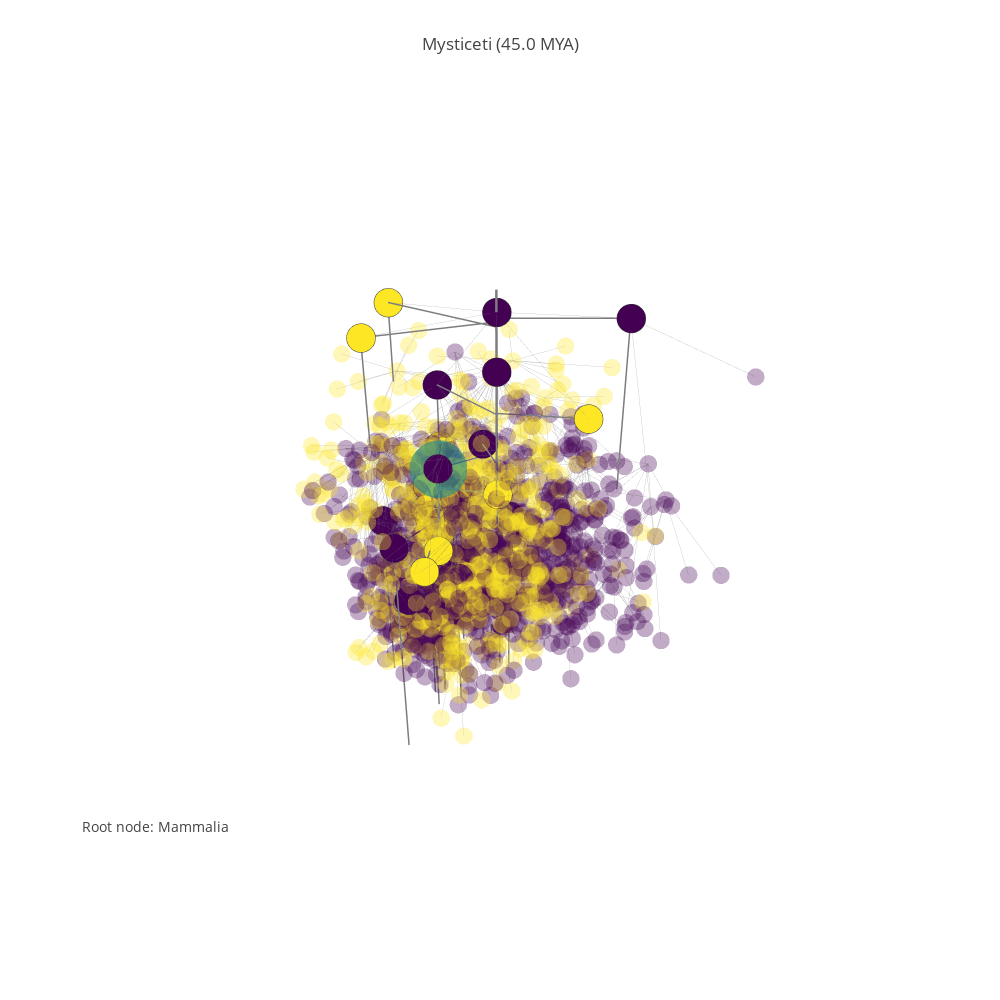

Source (notebook cell):
### Code cell
focus_node = 16024 # whales
#focus_node = 16293 # Catarrhini
#focus_node = 16299 # Hominidae
#focus_node = 15991 # monotremes
pgp.refocus(focus_node)

### Figure 1 — Plotly figure (JSON) as saved in the notebook; plotly's stock layout.template omitted (floating-point values rounded to 4 significant figures; data arrays with more than 128 entries replaced by an {"elided": "..."} marker saying what was removed)
{"data": [{"hoverinfo": "none", "line": {"color": "rgb(125,125,125)", "width": 5}, "mode": "lines", "type": "scatter3d", "uid": "1bcf7078-ecff-11e8-92e1-f45c89a09993", "x": [0, 0, null], "y": [0, 0, null], "z": [5.671, 0.8307, null]}, {"mode": "text", "text": ["1 MYA", "5 MYA", "20 MYA", "50 MYA", "150 MYA"], "type": "scatter3d", "uid": "1bcf723a-ecff-11e8-b5a8-f45c89a09993", "x": [0, 0, 0], "y": [0, 0, 0], "z": [0.6931, 1.792, 3.045, 3.932, 5.017]}, {"hoverinfo": "none", "line": {"color": "rgb(125,125,125)", "width": 1}, "mode": "lines", "opacity": 0.33, "type": "scatter3d", "uid": "1bcf7336-ecff-11e8-b8ed-f45c89a09993", "x": {"elided": "4821 float values"}, "y": {"elided": "4821 float values"}, "z": {"elided": "4821 float values"}}, {"hoverinfo": "text", "marker": {"color": {"elided": "1607 int values"}, "colorscale": "Viridis", "opacity": 0.33, "size": 6, "symbol": "circle"}, "mode": "markers", "name": "actors", "text": {"elided": "1607 str values"}, "textfont": {"color": "#ff7f0e", "family": "sans serif", "size": 18}, "type": "scatter3d", "uid": "1bcf7408-ecff-11e8-b5db-f45c89a09993", "x": {"elided": "1607 float values"}, "y": {"elided": "1607 float values"}, "z": {"elided": "1607 float values"}}, {"hoverinfo": "none", "line": {"color": "rgb(125,125,125)", "width": 3}, "mode": "lines", "opacity": 1, "type": "scatter3d", "uid": "1bcf74e2-ecff-11e8-93e1-f45c89a09993", "x": {"elided": "216 float values"}, "y": {"elided": "216 float values"}, "z": {"elided": "216 float values"}}, {"hoverinfo": "text", "marker": {"color": [0, 2, 0, 2, 0, 2, 0, 0, 0, 2, 2, 2, 0, 2, 2, 0, 0, 0, 0, 0, 2, 2, 0, 2, 2, 0, 0, 0, 2, 2, 2, 2, 0, 0, 0, 2, 0, 2], "colorscale": "Viridis", "line": {"color": "rgb(50,50,50)", "width": 0.5}, "size": 10, "symbol": "circle"}, "mode": "markers", "name": "actors", "text": ["<a href=\"https://en.wikipedia.org/wiki/Mammalia\">Mammalia -- 15040 (225.0 MYA)</a>", "<a href=\"https://en.wikipedia.org/wiki/Triconodonts\">Triconodonts -- 15989 (190.0 MYA)</a>", "<a href=\"https://en.wikipedia.org/wiki/Monotremata\">Monotremata -- 15991 (210.0 MYA)</a>", "<a href=\"https://en.wikipedia.org/wiki/Multituberculata\">Multituberculata -- 15992 (201.3 MYA)</a>", "<a href=\"https://en.wikipedia.org/wiki/Marsupialia\">Marsupialia -- 15994 (65.0 MYA)</a>", "<a href=\"https://en.wikipedia.org/wiki/Palaeoryctoids\">Palaeoryctoids -- 15996 (66.0 MYA)</a>", "<a href=\"https://en.wikipedia.org/wiki/Eutheria\">Eutheria -- 15997 (161.0 MYA)</a>", "<a href=\"https://en.wikipedia.org/wiki/Cetacea\">Cetacea -- 15977 (53.0 MYA)</a>", "<a href=\"https://en.wikipedia.org/wiki/Mysticeti\">Mysticeti -- 16024 (45.0 MYA)</a>", "<a href=\"https://en.wikipedia.org/wiki/Llanocetidae\">Llanocetidae -- 16027 (22.5 MYA)</a>", "<a href=\"https://en.wikipedia.org/wiki/Mammalodontidae\">Mammalodontidae -- 16029 (23.03 MYA)</a>", "<a href=\"https://en.wikipedia.org/wiki/Kekenodontidae\">Kekenodontidae -- 16030 (23.03 MYA)</a>", "<a href=\"https://en.wikipedia.org/wiki/Balaenopteridae\">Balaenopteridae -- 16032 (23.03 MYA)</a>", "<a href=\"https://en.wikipedia.org/wiki/Notiocetus\">Notiocetus -- 16045 (19.6 MYA)</a>", "<a href=\"https://en.wikipedia.org/wiki/Palaeocetus\">Palaeocetus -- 16046 (11.5 MYA)</a>", "<a href=\"https://en.wikipedia.org/wiki/Balaenoptera musculus\">Balaenoptera musculus -- 16047 (11.5 MYA)</a>", "<a href=\"https://en.wikipedia.org/wiki/Balaenoptera physalus\">Balaenoptera physalus -- 16048 (11.5 MYA)</a>", "<a href=\"https://en.wikipedia.org/wiki/Balaenoptera borealis\">Balaenoptera borealis -- 16049 (11.5 MYA)</a>", "<a href=\"https://en.wikipedia.org/wiki/Balaenoptera edeni\">Balaenoptera edeni -- 16050 (11.5 MYA)</a>", "<a href=\"https://en.wikipedia.org/wiki/Balaenoptera acutorostrata\">Balaenoptera acutorostrata -- 16051 (11.5 MYA)</a>", "<a href=\"https://en.wikipedia.org/wiki/Plesiocetus\">Plesiocetus -- 16052 (11.5 MYA)</a>", "<a href=\"https://en.wikipedia.org/wiki/Idiocetus\">Idiocetus -- 16053 (11.5 MYA)</a>", "<a href=\"https://en.wikipedia.org/wiki/Megaptera novaeangliae\">Megaptera novaeangliae -- 16054 (11.5 MYA)</a>", "<a href=\"https://en.wikipedia.org/wiki/Megapteropsis\">Megapteropsis -- 16055 (19.6 MYA)</a>", "<a href=\"https://en.wikipedia.org/wiki/Burtinopsis\">Burtinopsis -- 16056 (19.6 MYA)</a>", "<a href=\"https://en.wikipedia.org/wiki/Eschrichtius robustus (grey whale)\">Eschrichtius robustus (grey whale) -- 16033 (22.5 MYA)</a>", "<a href=\"https://en.wikipedia.org/wiki/Caperea marginata (pygmy right whale)\">Caperea marginata (pygmy right whale) -- 16034 (22.5 MYA)</a>", "<a href=\"https://en.wikipedia.org/wiki/Balaenidae\">Balaenidae -- 16035 (8.0 MYA)</a>", "<a href=\"https://en.wikipedia.org/wiki/Morenocetus\">Morenocetus -- 16037 (8.0 MYA)</a>", "<a href=\"https://en.wikipedia.org/wiki/Balaenula\">Balaenula -- 16038 (8.0 MYA)</a>", "<a href=\"https://en.wikipedia.org/wiki/Protobalaena\">Protobalaena -- 16039 (8.0 MYA)</a>", "<a href=\"https://en.wikipedia.org/wiki/Mesoteras\">Mesoteras -- 16040 (8.0 MYA)</a>", "<a href=\"https://en.wikipedia.org/wiki/Balaena mysticetus\">Balaena mysticetus -- 16041 (8.0 MYA)</a>", "<a href=\"https://en.wikipedia.org/wiki/Eubalaena glacialis\">Eubalaena glacialis -- 16042 (8.0 MYA)</a>", "<a href=\"https://en.wikipedia.org/wiki/Eubalaena australis\">Eubalaena australis -- 16043 (8.0 MYA)</a>", "<a href=\"https://en.wikipedia.org/wiki/Aetiocetidae\">Aetiocetidae -- 16028 (35.0 MYA)</a>"], "type": "scatter3d", "uid": "1bcf75ac-ecff-11e8-be95-f45c89a09993", "x": [0, 0.4014, -1, 1.253, 0, -0.6342, 0.5, 0.322, 0.8507, 0.5104, 1.63, 1.285, 0.2539, -0.3457, -0.2937, 0.3242, 0.8103, -0.3727, -0.2754, 0.5382, 0.3842, 0.5897, 0.1417, 0.8305, 0.718, 1.575, 0.5405, 0.807, 0.6449, 0.3607, 0.8061, 0.8544, 1.331, 0.4271, 1.22, 0.4843], "y": [0, -1.307, 1, -0.712, -1, 0.8023, 0.5, 0.09982, -0.06551, -0.6643, 0.5528, 0.3902, -0.7256, -1.394, -0.2462, -0.898, -1.201, -0.1471, -0.9591, -0.4567, -0.7471, -0.4083, -0.832, -0.2617, -0.4598, -0.00849, -0.1452, -0.04413, -0.00911, -0.1381, -0.03746, -0.2303, -0.1235, -0.3244, 0.1269, 0.497], "z": [5.421, 5.252, 5.352, 5.31, 4.19, 4.205, 5.088, 3.989, 3.829, 3.157, 3.179, 3.179, 3.179, 3.025, 2.526, 2.526, 2.526, 2.526, 2.526, 2.526, 2.526, 2.526, 2.526, 3.025, 3.025, 3.157, 3.157, 2.197, 2.197, 2.197, 2.197, 2.197, 2.197, 2.197, 2.197, 3.584]}, {"hoverinfo": "text", "marker": {"color": [1], "colorscale": "Viridis", "opacity": 0.6, "size": 20, "symbol": "circle"}, "mode": "markers", "name": "actors", "text": ["<a href=\"https://en.wikipedia.org/wiki/Mammalia\">Mammalia -- 15040 (225.0 MYA)</a>", "<a href=\"https://en.wikipedia.org/wiki/Triconodonts\">Triconodonts -- 15989 (190.0 MYA)</a>", "<a href=\"https://en.wikipedia.org/wiki/Monotremata\">Monotremata -- 15991 (210.0 MYA)</a>", "<a href=\"https://en.wikipedia.org/wiki/Multituberculata\">Multituberculata -- 15992 (201.3 MYA)</a>", "<a href=\"https://en.wikipedia.org/wiki/Marsupialia\">Marsupialia -- 15994 (65.0 MYA)</a>", "<a href=\"https://en.wikipedia.org/wiki/Palaeoryctoids\">Palaeoryctoids -- 15996 (66.0 MYA)</a>", "<a href=\"https://en.wikipedia.org/wiki/Eutheria\">Eutheria -- 15997 (161.0 MYA)</a>", "<a href=\"https://en.wikipedia.org/wiki/Cetacea\">Cetacea -- 15977 (53.0 MYA)</a>", "<a href=\"https://en.wikipedia.org/wiki/Mysticeti\">Mysticeti -- 16024 (45.0 MYA)</a>", "<a href=\"https://en.wikipedia.org/wiki/Llanocetidae\">Llanocetidae -- 16027 (22.5 MYA)</a>", "<a href=\"https://en.wikipedia.org/wiki/Mammalodontidae\">Mammalodontidae -- 16029 (23.03 MYA)</a>", "<a href=\"https://en.wikipedia.org/wiki/Kekenodontidae\">Kekenodontidae -- 16030 (23.03 MYA)</a>", "<a href=\"https://en.wikipedia.org/wiki/Balaenopteridae\">Balaenopteridae -- 16032 (23.03 MYA)</a>", "<a href=\"https://en.wikipedia.org/wiki/Notiocetus\">Notiocetus -- 16045 (19.6 MYA)</a>", "<a href=\"https://en.wikipedia.org/wiki/Palaeocetus\">Palaeocetus -- 16046 (11.5 MYA)</a>", "<a href=\"https://en.wikipedia.org/wiki/Balaenoptera musculus\">Balaenoptera musculus -- 16047 (11.5 MYA)</a>", "<a href=\"https://en.wikipedia.org/wiki/Balaenoptera physalus\">Balaenoptera physalus -- 16048 (11.5 MYA)</a>", "<a href=\"https://en.wikipedia.org/wiki/Balaenoptera borealis\">Balaenoptera borealis -- 16049 (11.5 MYA)</a>", "<a href=\"https://en.wikipedia.org/wiki/Balaenoptera edeni\">Balaenoptera edeni -- 16050 (11.5 MYA)</a>", "<a href=\"https://en.wikipedia.org/wiki/Balaenoptera acutorostrata\">Balaenoptera acutorostrata -- 16051 (11.5 MYA)</a>", "<a href=\"https://en.wikipedia.org/wiki/Plesiocetus\">Plesiocetus -- 16052 (11.5 MYA)</a>", "<a href=\"https://en.wikipedia.org/wiki/Idiocetus\">Idiocetus -- 16053 (11.5 MYA)</a>", "<a href=\"https://en.wikipedia.org/wiki/Megaptera novaeangliae\">Megaptera novaeangliae -- 16054 (11.5 MYA)</a>", "<a href=\"https://en.wikipedia.org/wiki/Megapteropsis\">Megapteropsis -- 16055 (19.6 MYA)</a>", "<a href=\"https://en.wikipedia.org/wiki/Burtinopsis\">Burtinopsis -- 16056 (19.6 MYA)</a>", "<a href=\"https://en.wikipedia.org/wiki/Eschrichtius robustus (grey whale)\">Eschrichtius robustus (grey whale) -- 16033 (22.5 MYA)</a>", "<a href=\"https://en.wikipedia.org/wiki/Caperea marginata (pygmy right whale)\">Caperea marginata (pygmy right whale) -- 16034 (22.5 MYA)</a>", "<a href=\"https://en.wikipedia.org/wiki/Balaenidae\">Balaenidae -- 16035 (8.0 MYA)</a>", "<a href=\"https://en.wikipedia.org/wiki/Morenocetus\">Morenocetus -- 16037 (8.0 MYA)</a>", "<a href=\"https://en.wikipedia.org/wiki/Balaenula\">Balaenula -- 16038 (8.0 MYA)</a>", "<a href=\"https://en.wikipedia.org/wiki/Protobalaena\">Protobalaena -- 16039 (8.0 MYA)</a>", "<a href=\"https://en.wikipedia.org/wiki/Mesoteras\">Mesoteras -- 16040 (8.0 MYA)</a>", "<a href=\"https://en.wikipedia.org/wiki/Balaena mysticetus\">Balaena mysticetus -- 16041 (8.0 MYA)</a>", "<a href=\"https://en.wikipedia.org/wiki/Eubalaena glacialis\">Eubalaena glacialis -- 16042 (8.0 MYA)</a>", "<a href=\"https://en.wikipedia.org/wiki/Eubalaena australis\">Eubalaena australis -- 16043 (8.0 MYA)</a>", "<a href=\"https://en.wikipedia.org/wiki/Aetiocetidae\">Aetiocetidae -- 16028 (35.0 MYA)</a>"], "type": "scatter3d", "uid": "1bcf7674-ecff-11e8-8fc4-f45c89a09993", "x": [0.8507], "y": [-0.06551], "z": [3.829]}], "layout": {"annotations": [{"font": {"size": 14}, "showarrow": false, "text": "Root node: Mammalia", "x": 0, "xanchor": "left", "xref": "paper", "y": 0.1, "yanchor": "bottom", "yref": "paper"}], "height": 1000, "hovermode": "closest", "margin": {"t": 100}, "scene": {"xaxis": {"showbackground": false, "showgrid": false, "showline": false, "showticklabels": false, "title": "", "zeroline": false}, "yaxis": {"showbackground": false, "showgrid": false, "showline": false, "showticklabels": false, "title": "", "zeroline": false}, "zaxis": {"showbackground": false, "showgrid": false, "showline": false, "showticklabels": false, "title": "", "zeroline": false}}, "showlegend": false, "title": "<a href=\"https://en.wikipedia.org/wiki/Mysticeti\">Mysticeti</a> (45.0 MYA)", "width": 1000}}
